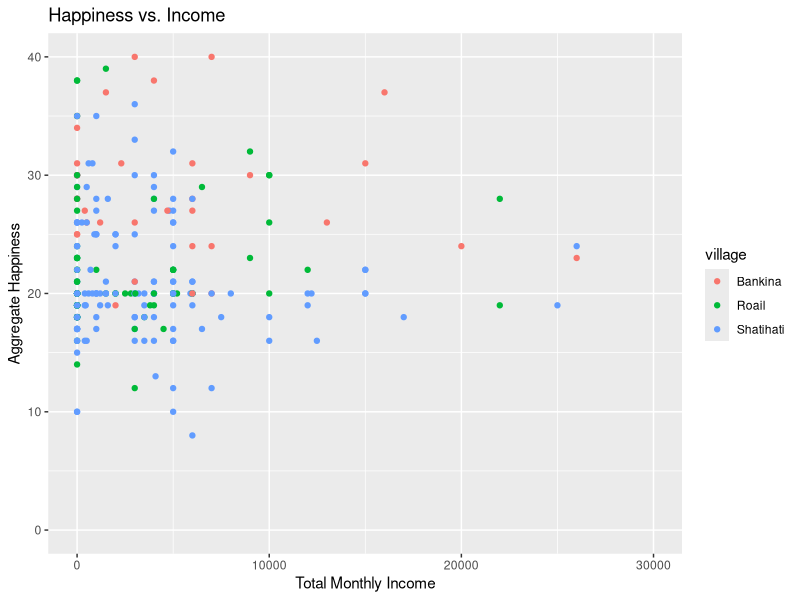

Write the R code that produced this figure. (Note: this script raises an error after producing the figure.)
#Cleaning and Isolating the Household dataset down to variables that we want to use
#I am using the hosuehold data csv file in the most recent version
#You should import the dataset manually from your computer and then select and hit import dataset again and make sure it is in your environment

library(caret)
library(readr)
library(tidyverse)
library(randomForest)

Household <- read_csv("Household.csv")

data <- Household


for (i in 1:nrow(data)){
  if (data$mo_wageinc1[i] == ".n"){
    data$mo_wageinc1[i] <- 0
  }
  
  if (data$mo_nonwageinc1[i] == ".n"){
    data$mo_nonwageinc1[i] <- 0
  }
  
  if (data$mo_wageinc2[i] == ".n"){
    data$mo_wageinc2[i] <- 0
  }
  
  if (data$mo_nonwageinc2[i] == ".n"){
    data$mo_nonwageinc2[i] <- 0
  }
}

data_1 <- data %>%
  select(newid, hsize1, village, migrant_any, wrkstat, age, sex, marital, happy, happy_future, ownhouse, mo_wageinc1, mo_nonwageinc1, mo_wageinc2, mo_nonwageinc2, happy_past, satcur_job, satcur_achieve, satcur_livstandard, satcur_health, satcur_safe, satcur_comm, satcur_finsec, satcur_leistime, satcur_socenv, satcur_fam) %>%
  mutate(hsize1 = as.numeric(hsize1)) %>%
  mutate(age = as.numeric(age)) %>%
  mutate(mo_wageinc1 = as.numeric(mo_wageinc1)) %>%
  mutate(mo_nonwageinc1 = as.numeric(mo_nonwageinc1)) %>%
  mutate(mo_wageinc2 = as.numeric(mo_wageinc2)) %>%
  mutate(mo_nonwageinc2 = as.numeric(mo_nonwageinc2)) %>%
  filter(happy != ".m") %>%
  filter(happy_past != ".m") %>%
  filter(happy_future != ".m") %>%
  filter(satcur_job != ".n") %>%
  filter(satcur_job != ".m" & satcur_achieve != ".m" & satcur_livstandard != ".m" & satcur_health != ".m" & satcur_safe != ".m" & satcur_comm != ".m" & satcur_finsec != ".m" & satcur_leistime != ".m" & satcur_socenv != ".m" & satcur_fam  != ".m") %>%
  mutate(across(c("happy", "satcur_job", "satcur_achieve", "satcur_livstandard", "satcur_health", "satcur_safe", "satcur_comm", "satcur_finsec", "satcur_leistime", "satcur_socenv", "satcur_fam"), as.factor)) %>%
  mutate(across(c("happy", "satcur_job", "satcur_achieve", "satcur_livstandard", "satcur_health", "satcur_safe", "satcur_comm", "satcur_finsec", "satcur_leistime", "satcur_socenv", "satcur_fam"), ~ fct_relevel(., c("Not at all satisfied", "Somewhat unsatisfied", "Satisfied", "Quite satisfied", "Completely satisfied")))) %>%
  mutate(happy_past = as.factor(happy_past)) %>%
  mutate(happy_past = fct_relevel(happy_past, c("Worse", "Same", "Better"))) %>%
  mutate(happy_future = as.factor(happy_future)) %>%
  mutate(happy_future = fct_relevel(happy_future, c("Worse", "Same", "Better"))) %>%
  mutate(happy_agg = as.numeric(satcur_job) + as.numeric(satcur_achieve) + as.numeric(satcur_livstandard) + as.numeric(satcur_health) + as.numeric(satcur_safe) + as.numeric(satcur_comm) + as.numeric(satcur_finsec) + as.numeric(satcur_leistime) + as.numeric(satcur_socenv) + as.numeric(satcur_fam) - 10) %>%
  mutate(class_2 = as.factor(happy_agg > 20))


#graph 1: Happiness and income scatter plot divided by sex and faceted by village

data_1 %>%
  select(mo_wageinc1, mo_nonwageinc1, mo_wageinc2, mo_nonwageinc2, village, sex, happy_agg) %>%
  na.omit() %>%
  mutate(total_monthly_income = mo_wageinc1 + mo_nonwageinc1 + mo_wageinc2 + mo_nonwageinc2) %>%
  ggplot(aes(x = total_monthly_income, y = happy_agg, color = village)) +
  geom_point() +
  scale_x_continuous(limits = c(0, 30000)) +
  scale_y_continuous(limits = c(0, 40)) +
  labs(title = "Happiness vs. Income", x = "Total Monthly Income", y = "Aggregate Happiness")
  theme_bw() +
  geom_smooth(method = 'lm', se = F)


#graph 2: Happiness and age scatter plot divided by sex and faceted by village

data_1 %>%
  select(age, village, sex, happy_agg) %>%
  na.omit() %>%
  ggplot(aes(x = age, y = happy_agg, color = sex)) +
  geom_point() +
  theme_bw() +
  labs(title = "Happiness vs. Age", x = "Age", y = "Aggregate Happiness") +
  geom_smooth(method = lm, se = F)


#plot 3: Random Forest var importance

rf_data <- data_1 %>%
  mutate(total_monthly_income = mo_wageinc1 + mo_nonwageinc1 + mo_wageinc2 + mo_nonwageinc2) %>%
  select(hsize1, village, migrant_any, wrkstat, age, sex, ownhouse, class_2, total_monthly_income) %>%
  na.omit() 

set.seed(346587)
split_vec <- sample(x = nrow(rf_data), size = round(.8*nrow(rf_data)), replace = FALSE)

rf_data_train <- rf_data %>%
  slice(split_vec)

rf_data_test <- rf_data %>%
  anti_join(rf_data_train)
  
rf_x_data_train <- rf_data_train %>%
  select(hsize1, village, migrant_any, wrkstat, age, sex, ownhouse, total_monthly_income)

rf_y_data_train <- rf_data_train$class_2
  
rf_x_data_test <- rf_data_test %>%
  select(hsize1, village, migrant_any, wrkstat, age, sex, ownhouse, total_monthly_income)
  
rf_y_data_test <- rf_data_test$class_2

rf1 <- randomForest(x = rf_x_data_train, y = rf_y_data_train, xtest = rf_x_data_test, ytest = rf_y_data_test, keep.forest=TRUE) 

varImpPlot(rf1, main = "Random Forest Variable Importance")


#graph 4: work status effect on happiness by gender

data_1 %>%
  select(wrkstat, happy_agg, sex) %>%
  filter(wrkstat!=".m") %>%
  na.omit() %>%
  ggplot(aes(x = wrkstat, y= happy_agg, color=sex))+
  geom_boxplot() +
  theme_bw() +
  labs(title = "Happiness vs. Employment Status", x = "Employment Status", y = "Aggregate Happiness")

# random forest model

rf_data <- data_1 %>%
  mutate(total_monthly_income = mo_wageinc1 + mo_nonwageinc1 + mo_wageinc2 + mo_nonwageinc2) %>%
  select(hsize1, village, migrant_any, wrkstat, age, sex, ownhouse, happy_agg, total_monthly_income) %>%
  na.omit()

set.seed(346587)
split_vec <- sample(x = nrow(rf_data), size = round(.8*nrow(rf_data)), replace = FALSE)

rf_data_train <- slice(rf_data, split_vec)
rf_data_test <- anti_join(rf_data, rf_data_train)

rf_x_data_train <- select(rf_data_train, !happy_agg)
rf_y_data_train <- pull(rf_data_train, happy_agg)
rf_x_data_test <- select(rf_data_test, !happy_agg)
rf_y_data_test <- pull(rf_data_test, happy_agg)

rf <- randomForest(x = rf_x_data_train, y = rf_y_data_train, xtest = rf_x_data_test, ytest = rf_y_data_test, keep.forest=TRUE) 

rf

# linear regression model

lm <- lm(happy_agg ~ age, data=rf_data_train)
lm
p2 <- predict(lm, rf_data_test)
mean((rf_data_test$happy_agg - p2)^2) # mean squared prediction error

ggplot(rf_data_train, aes(x = age, y = happy_agg)) +
  geom_point() +
  geom_smooth(method = 'lm', se = F) +
  geom_text(x = 80, y = 26, label="y = -0.0595 x + 24.57, MSPE=23.97") +
  labs(title = "Happiness vs. Age", x = "Age", y = "Aggregate Happiness")


#clustering data into happiness aggregate levels

library(cluster)


#selecting data
data_2 <- data %>%
  select(newid, hsize1, village, migrant_any, wrkstat, age, sex, marital, happy, happy_future, ownhouse, mo_wageinc1, 
         mo_nonwageinc1, mo_wageinc2, mo_nonwageinc2, happy_past, satcur_job, satcur_achieve, satcur_livstandard, satcur_health, satcur_safe, 
         satcur_comm, satcur_finsec, satcur_leistime, satcur_socenv, satcur_fam, hrelig, religious, ownhouse, housetype, cookroom,
         mainrooms, othrooms, bath_flush, bath_pitlat, bath_bucket,bath_hanging, washwater1, light1, electricity, naturalgas, generator, 
         phone, cow, chicken ) %>%
  mutate(hsize1 = as.numeric(hsize1)) %>%
  mutate(age = as.numeric(age)) %>%
  mutate(mo_wageinc1 = as.numeric(mo_wageinc1)) %>%
  mutate(mo_nonwageinc1 = as.numeric(mo_nonwageinc1)) %>%
  mutate(mo_wageinc2 = as.numeric(mo_wageinc2)) %>%
  mutate(mo_nonwageinc2 = as.numeric(mo_nonwageinc2)) %>%
  filter(happy != ".m") %>%
  filter(happy_past != ".m") %>%
  filter(happy_future != ".m") %>%
  filter(satcur_job != ".n") %>%
  filter(satcur_job != ".m" & satcur_achieve != ".m" & satcur_livstandard != ".m" & satcur_health != ".m" & satcur_safe != ".m" & satcur_comm != ".m" & satcur_finsec != ".m" & satcur_leistime != ".m" & satcur_socenv != ".m" & satcur_fam  != ".m") %>%
  mutate(across(c("happy", "satcur_job", "satcur_achieve", "satcur_livstandard", "satcur_health", "satcur_safe", "satcur_comm", "satcur_finsec", "satcur_leistime", "satcur_socenv", "satcur_fam"), as.factor)) %>%
  mutate(across(c("happy", "satcur_job", "satcur_achieve", "satcur_livstandard", "satcur_health", "satcur_safe", "satcur_comm", "satcur_finsec", "satcur_leistime", "satcur_socenv", "satcur_fam"), ~ fct_relevel(., c("Not at all satisfied", "Somewhat unsatisfied", "Satisfied", "Quite satisfied", "Completely satisfied")))) %>%
  mutate(happy_past = as.factor(happy_past)) %>%
  mutate(happy_past = fct_relevel(happy_past, c("Worse", "Same", "Better"))) %>%
  mutate(happy_future = as.factor(happy_future)) %>%
  mutate(happy_future = fct_relevel(happy_future, c("Worse", "Same", "Better"))) %>%
  mutate(happy_agg = as.numeric(satcur_job) + as.numeric(satcur_achieve) + as.numeric(satcur_livstandard) + as.numeric(satcur_health) + as.numeric(satcur_safe) + as.numeric(satcur_comm) + as.numeric(satcur_finsec) + as.numeric(satcur_leistime) + as.numeric(satcur_socenv) + as.numeric(satcur_fam) - 10) %>%
  mutate(class_2 = as.factor(happy_agg > 20)) %>%
  mutate(total_monthly_income = mo_wageinc1 + mo_nonwageinc1 + mo_wageinc2 + mo_nonwageinc2)

View(data_2)
glimpse(data_2)

#creating levels for happy agg
data_2 <- data_2 %>% mutate(happy_level = case_when(happy_agg < (40/3) ~ "Least",
                                                    happy_agg >= (40/3) & happy_agg < ((40/3)*2) ~ "Middle",
                                                    happy_agg >= ((40/3)*2) ~ "Most"))


#selecting columns
data_2 <- data_2 %>% select(-c(1,9,10,12:26,45))

#converting cols to numeric
data_2 <- data_2 %>% 
  mutate(cow = as.numeric(cow)) %>% 
  mutate(chicken = as.numeric(chicken))

#converting characters to factors  
data_2 <- data_2 %>% mutate_if(is.character,as.factor)

#removing rows with nas
data_2 <- data_2 %>% na.omit()

#data for clustering without happiness result var
data_test_3 <- data_2 %>% select(-29)

#running clustering alg with new data
test_clust_2 <- daisy(data_test_3, "gower")

test_clust_2
summary(test_clust_2)

#figuring out number of clusters!!
#-------------------------
sil_width<-vector() #empty vector to hold mean sil width

for(i in 2:10){
  kms <- kmeans(test_clust_2,centers=i) #compute k-means solution
  sil <- silhouette(kms$cluster, dist(test_clust_2)) #get sil widths (clusterID, distance)
  #gets clusterID from cluster finding alg, distances from distance alg
  sil_width[i]<-mean(sil[,3]) #take averages (higher is better) (,3) because third value is the value of silhoutte score on individual datapoint that we are looking for 
}

ggplot() + 
  geom_line(aes(x=1:10,y=sil_width)) +
  scale_x_continuous(name="k",breaks=1:10)

#fit and visualize
pam_fit <- pam(test_clust_2, diss = TRUE, k = 3)

#adding cluster as a column
data_2 <- data_2 %>%  mutate(cluster=as.factor(pam_fit$clustering))

#test clustering accuracy
